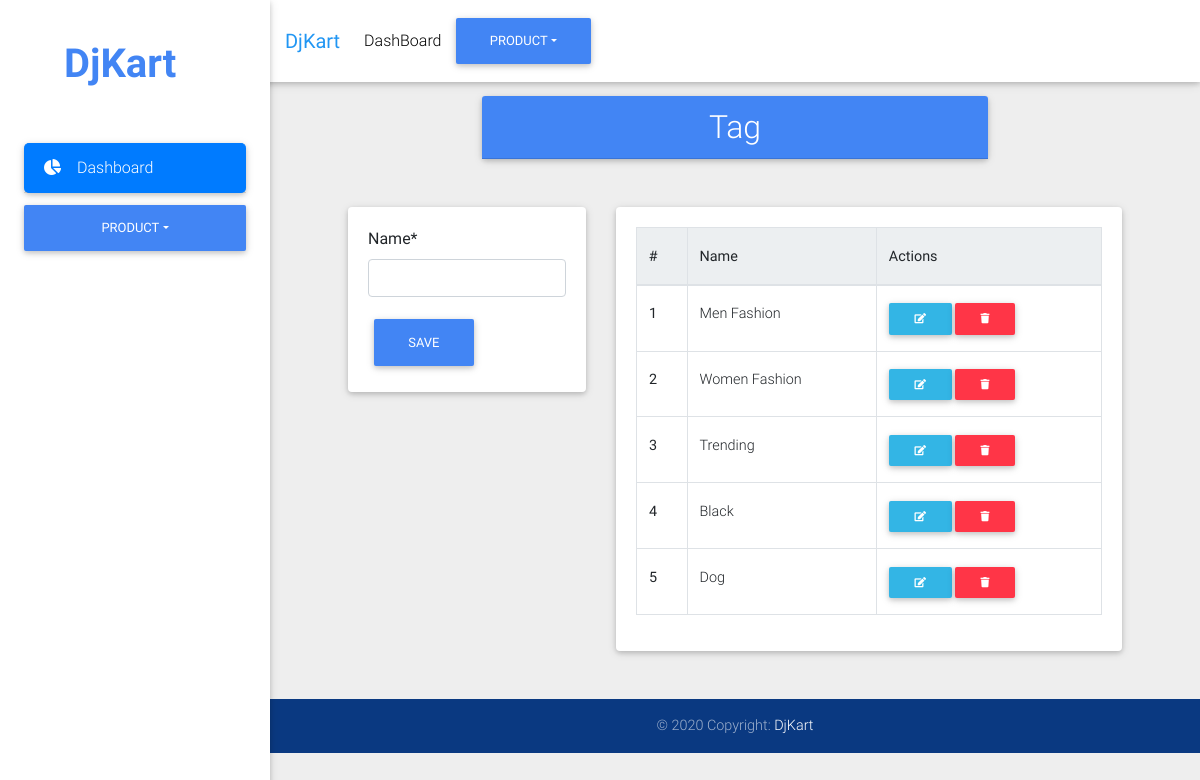
The page /dashboard/tag/ (signed in) on the database its author committed.
### product/models.py (models this page shows, shortened)
class Tag(models.Model):
    name = models.CharField(max_length=100)

### main/decorators.py (the view)
    def wrap(request, *args, **kwargs):
        if request.user.is_superuser:
            return view(request, *args, **kwargs)
        else:
            raise PermissionDenied

### product/forms.py
class TagForm(forms.ModelForm):
    class Meta:
        model = Tag
        fields = ("name",)

### main/context_processors.py (called while the page is built)
def currency(request):
    return {'curr': Currency.objects.get(id=1)}

def categories(request):
    return {'category_menu': Category.objects.all().exclude(id=1)}

def info(request):
    data = cartData(request)
    order = data['order']
    items = data['items']
    cartItems = data['cartItems']
    return {'order': order, 'items': items, 'cartItems': cartItems}

### main/utils.py (called while the page is built)
def cartData(request):
    if request.user.is_authenticated:
        customer = request.user.customer
        order, created = Order.objects.get_or_create(
            customer=customer, ordered=False)
        items = order.orderitem_set.all()
        cartItems = order.get_cart_items
    else:
        cookieData = cookieCart(request)
        cartItems = cookieData['cartItems']
        order = cookieData['order']
        items = cookieData['items']
    return {'cartItems': cartItems, 'order': order, 'items': items}

### main/views.py (called while the page is built)
@is_admin
def tag(request):
    form = TagForm(request.POST or None)
    if form.is_valid():
        tag = form.save()
        return redirect('tag')
    tags = Tag.objects.all()
    context = {'tags': tags, 'form': form}
    return render(request, 'dashboard/tag.html', context)

### order/models.py (called while the page is built)
    @property
    def get_cart_items(self):
        total = 0
        items = self.orderitem_set.all()
        for i in items:
            total += i.quantity
        return total

### templates/dashboard/tag.html (shortened to what this page needs)
{% extends "dashboard/base.html" %}
{% load crispy_forms_tags %}
{% block content %}
    <div class="container-fluid mt-5">
      <div class="row wow fadeIn">
        <div class="col-md-8 mb-4 mx-auto">
          <div class="card mb-4">
            <div class="card-header text-center bg-primary text-white">
              <h2 class="m-0 p-0">Tag</h2>
            </div>
          </div>
        </div>
      </div>
      <div class="row wow fadeIn">
        <div class="col-md-4 mb-4">
          <div class="card">
            <div class="card-body">
              <form method="post">
                {{ form|crispy }}
                <button class="btn btn-primary"  type="submit">Save</button>
              </form>
            </div>
          </div>
        </div>
        <div class="col-md-8 mb-4">
          <div class="card">
            <div class="card-body">
              <table class="table table-bordered">
                <thead class="blue-grey lighten-5">
                  <tr>
                    <th>#</th>
                    <th>Name</th>
                    <th>Actions</th>
                  </tr>
                </thead>
                <tbody>
                  {% for tag in tags %}
                  <tr>
                    <th scope="row">{{ forloop.counter }}</th>
                    <td>{{ tag.name }}</td>
                    <td>
                      <a href="http://127.0.0.1:8000/admin/product/product/{{product.id}}/change/" class="btn btn-info btn-sm"><i class="fas fa-edit"></i></a>
                      <a href="http://127.0.0.1:8000/admin/product/product/{{product.id}}/delete/" class="btn btn-danger btn-sm"><i class="fas fa-trash"></i></a>
                    </td>
                  </tr>
                  {% endfor %}
                </tbody>
              </table>
            </div>
          </div>
        </div>
      </div>
    </div>
{% endblock content %}

### rows shown on the page
Tag: name "Men Fashion"
Tag: name "Women Fashion"
Tag: name "Trending"
Tag: name "Black"
Tag: name "Dog"
